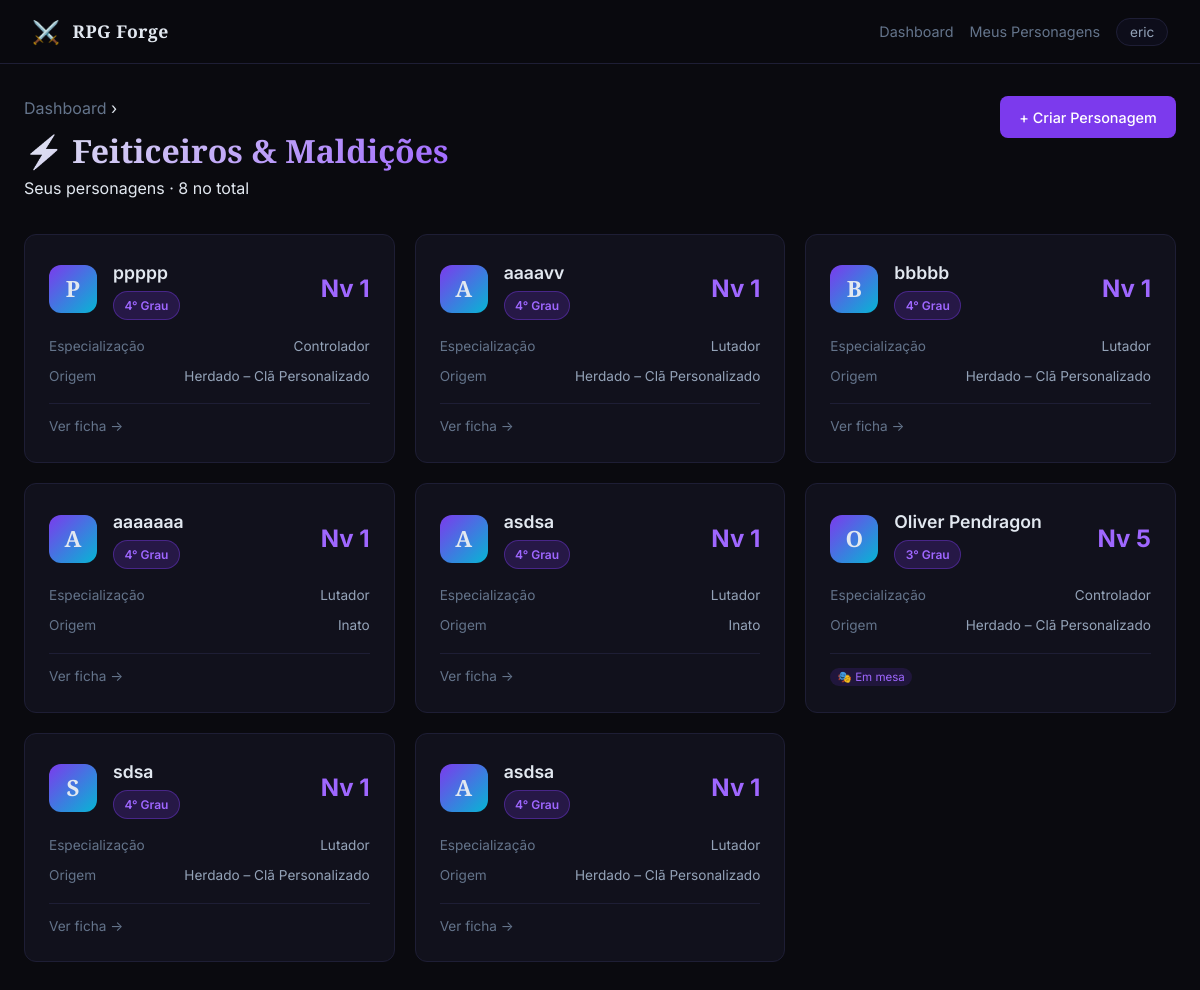
The app's page /jujutsu/ (signed in), older data.
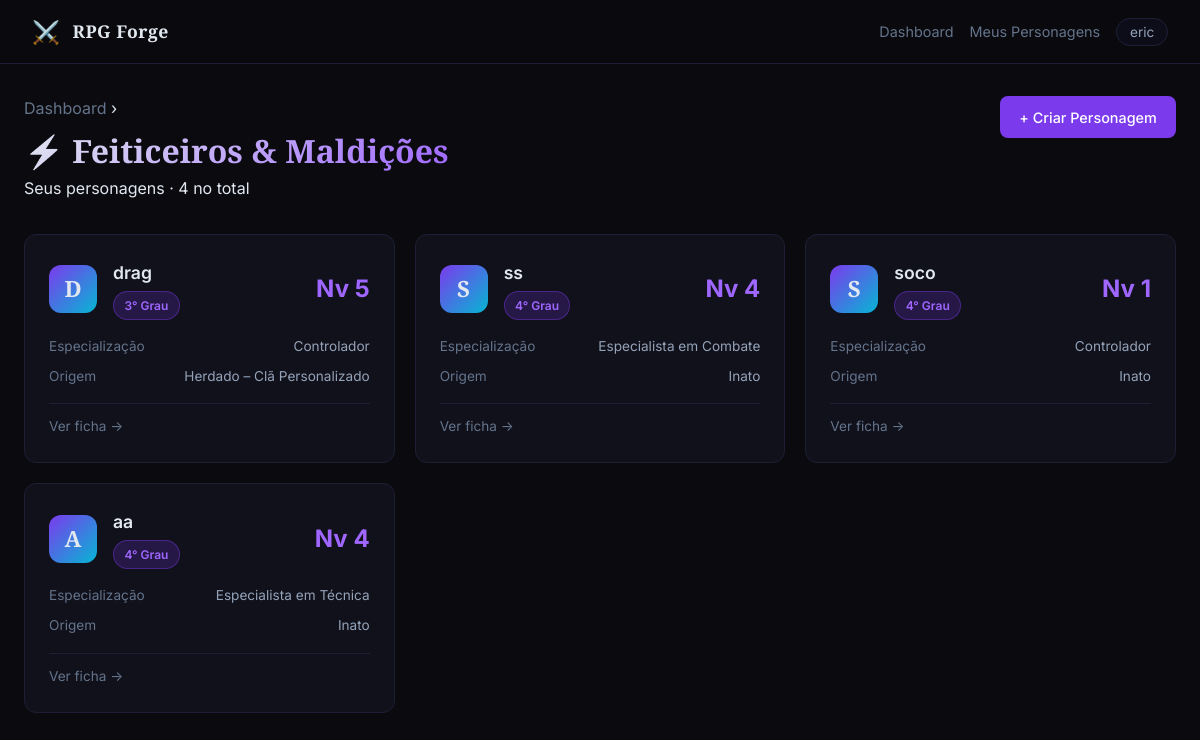
The same page, newer data.
### tables this page shows
CREATE TABLE personagens (
                id INTEGER PRIMARY KEY AUTOINCREMENT,
                nome TEXT NOT NULL,
                dados TEXT NOT NULL,
                criado_em TIMESTAMP DEFAULT CURRENT_TIMESTAMP,
                atualizado_em TIMESTAMP DEFAULT CURRENT_TIMESTAMP
            , usuario_id INTEGER, sistema TEXT DEFAULT 'jujutsu', mesa_id INTEGER);

### sistemas/jujutsu/routes.py (the view)
@bp.route("/")
@login_required
def index():
    uid = session["usuario_id"]
    with get_db() as conn:
        rows = conn.execute(
            "SELECT id, nome, dados, mesa_id, criado_em FROM personagens WHERE usuario_id=? AND sistema=? ORDER BY atualizado_em DESC",
            (uid, SISTEMA)
        ).fetchall()
    lista = []
    for p in rows:
        dados = json.loads(p["dados"])
        lista.append({
            "id": p["id"],
            "nome": p["nome"],
            "mesa_id": p["mesa_id"],
            "nivel": dados.get("nivel", 1),
            "grau": calcular_grau(dados.get("nivel", 1)),
            "especializacao": ESPECIALIZACOES.get(dados.get("especializacao", ""), {}).get("nome", "?"),
            "origem": ORIGENS.get(dados.get("origem", ""), {}).get("nome", "?"),
            "criado_em": p["criado_em"],
        })
    return render_template("jujutsu/index.html", personagens=lista, usuario=usuario_logado())

### database.py (called while the page is built)
def get_db():
    conn = sqlite3.connect(DB_PATH)
    conn.row_factory = sqlite3.Row
    return conn

def login_required(f):
    @wraps(f)
    def decorated(*args, **kwargs):
        if "usuario_id" not in session:
            return redirect(url_for("login"))
        return f(*args, **kwargs)
    return decorated

def usuario_logado():
    return {"id": session.get("usuario_id"), "username": session.get("usuario_nome")}

### sistemas/jujutsu/game_data.py (called while the page is built)
def calcular_grau(nivel):
    for (min_n, max_n), grau in GRAUS_FEITICEIRO.items():
        if min_n <= nivel <= max_n:
            return grau
    return "Especial"

### sistemas/jujutsu/templates/jujutsu/index.html (shortened to what this page needs)
{% extends "base.html" %}
{% block content %}
<div class="page-header">
  <div>
    <p class="page-sub" style="margin-bottom:.2rem"><a href="{{ url_for('dashboard') }}" style="color:var(--text-muted);text-decoration:none">Dashboard</a> ›</p>
    <h1 class="page-title">⚡ Feiticeiros & Maldições</h1>
    <p class="page-sub">Seus personagens · {{ personagens|length }} no total</p>
  </div>
  <a href="{{ url_for('jujutsu.criar') }}" class="btn btn-primary">+ Criar Personagem</a>
</div>
{% if personagens %}
<div class="cards-grid">
  {% for p in personagens %}
  <div class="char-card-wrap">
    <a href="{{ url_for('jujutsu.ver_personagem', pid=p.id) }}" class="char-card">
      <div class="char-card-header">
        <div class="char-avatar">{{ p.nome[0].upper() }}</div>
        <div class="char-info">
          <h3 class="char-nome">{{ p.nome }}</h3>
          <span class="char-grau badge badge-grau">{{ p.grau }}</span>
        </div>
        <span class="char-nivel">Nv {{ p.nivel }}</span>
      </div>
      <div class="char-card-body">
        <div class="char-detail">
          <span class="detail-label">Especialização</span>
          <span class="detail-value">{{ p.especializacao }}</span>
        </div>
        <div class="char-detail">
          <span class="detail-label">Origem</span>
          <span class="detail-value">{{ p.origem }}</span>
        </div>
      </div>
      <div class="char-card-footer">
        {% if p.mesa_id %}
        <span class="char-mesa-badge">🎭 Em mesa</span>
        {% else %}
        <span class="text-muted">Ver ficha →</span>
        {% endif %}
      </div>
    </a>
  </div>
  {% endfor %}
</div>
{% endif %}
{% endblock %}

Row changes from the older to the newer data that the page shows:
removed personagens: nome "P", nome "ppppp", grau "4° Grau", nivel "1", especializacao "Controlador", origem "Herdado – Clã Personalizado", shows "Ver ficha →"
removed personagens: nome "A", nome "aaaavv", grau "4° Grau", nivel "1", especializacao "Lutador", origem "Herdado – Clã Personalizado", shows "Ver ficha →"
removed personagens: nome "B", nome "bbbbb", grau "4° Grau", nivel "1", especializacao "Lutador", origem "Herdado – Clã Personalizado", shows "Ver ficha →"
removed personagens: nome "A", nome "aaaaaaa", grau "4° Grau", nivel "1", especializacao "Lutador", origem "Inato", shows "Ver ficha →"
removed personagens: nome "A", nome "asdsa", grau "4° Grau", nivel "1", especializacao "Lutador", origem "Inato", shows "Ver ficha →"
removed personagens: nome "O", nome "Oliver Pendragon", grau "3° Grau", nivel "5", especializacao "Controlador", origem "Herdado – Clã Personalizado", shows "🎭 Em mesa"
removed personagens: nome "S", nome "sdsa", grau "4° Grau", nivel "1", especializacao "Lutador", origem "Herdado – Clã Personalizado", shows "Ver ficha →"
removed personagens: nome "A", nome "asdsa", grau "4° Grau", nivel "1", especializacao "Lutador", origem "Herdado – Clã Personalizado", shows "Ver ficha →"
added personagens: nome "D", nome "drag", grau "3° Grau", nivel "5", especializacao "Controlador", origem "Herdado – Clã Personalizado", shows "Ver ficha →"
added personagens: nome "S", nome "ss", grau "4° Grau", nivel "4", especializacao "Especialista em Combate", origem "Inato", shows "Ver ficha →"
added personagens: nome "S", nome "soco", grau "4° Grau", nivel "1", especializacao "Controlador", origem "Inato", shows "Ver ficha →"
added personagens: nome "A", nome "aa", grau "4° Grau", nivel "4", especializacao "Especialista em Técnica", origem "Inato", shows "Ver ficha →"
Text that changed along with them:
{{ personagens|length }}: "8" → "4"
